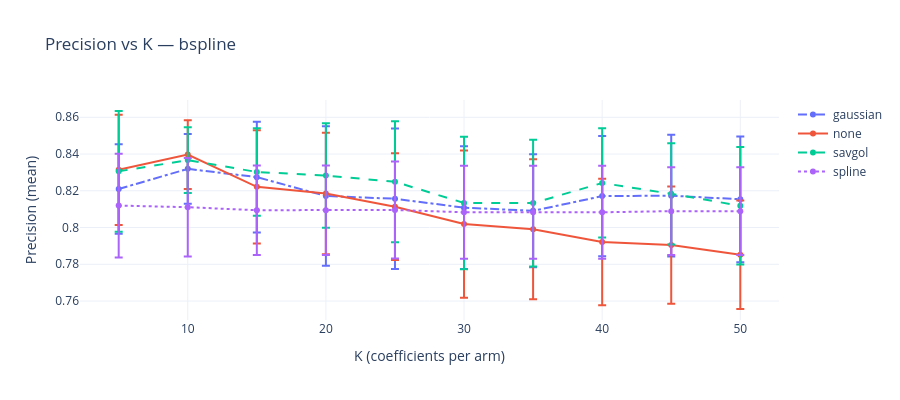
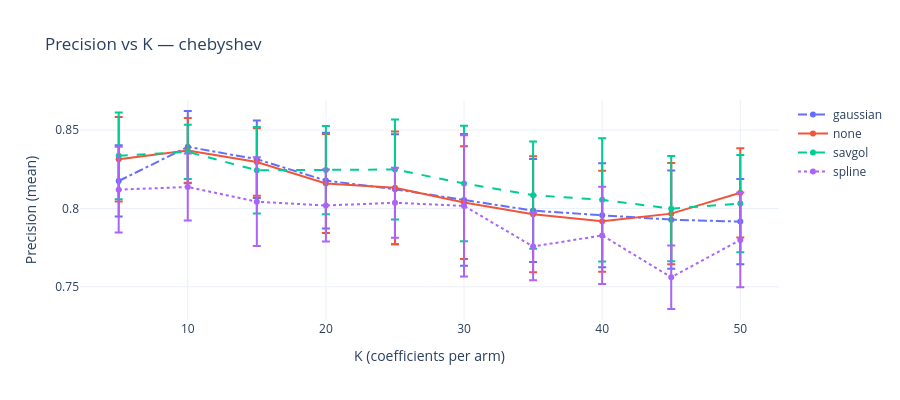

Write notebook code for charts like these, in order.
### Markdown cell above
## Precision vs K -- one panel per basis, lines by smoothing method

### Code cell
for basis in bases:
    sub = summary[summary["basis"] == basis].sort_values("n_coeffs_per_arm")
    fig = go.Figure()
    for smoothing, grp in sub.groupby("smoothing"):
        std_col = "precision_std" if "precision_std" in grp.columns else None
        fig.add_trace(go.Scatter(
            x=grp["n_coeffs_per_arm"], y=grp["precision_mean"],
            error_y=dict(type="data", array=grp[std_col].values, visible=True) if std_col else None,
            mode="lines+markers",
            name=smoothing,
            line=dict(dash=PLOT_LINESTYLES.get(smoothing, "solid")),
        ))
    fig.update_layout(
        title=f"Precision vs K — {basis}",
        xaxis_title="K (coefficients per arm)",
        yaxis_title="Precision (mean ± std)",
        height=400,
        template="plotly_white",
    )
    fig.show()

### Figure 1 — Plotly figure (JSON) as saved in the notebook; plotly's stock layout.template omitted (floating-point values rounded to 4 significant figures)
{"data": [{"error_y": {"array": [0.02431, 0.01903, 0.03013, 0.03799, 0.03817, 0.03339, 0.03075, 0.03277, 0.0331, 0.03422], "type": "data", "visible": true}, "line": {"dash": "dashdot"}, "mode": "lines+markers", "name": "gaussian", "type": "scatter", "x": [5, 10, 15, 20, 25, 30, 35, 40, 45, 50], "y": [0.821, 0.8319, 0.8274, 0.8172, 0.8157, 0.8108, 0.8091, 0.8171, 0.8173, 0.8154]}, {"error_y": {"array": [0.02999, 0.01872, 0.03084, 0.03308, 0.02904, 0.04005, 0.0381, 0.03446, 0.03188, 0.02954], "type": "data", "visible": true}, "line": {"dash": "solid"}, "mode": "lines+markers", "name": "none", "type": "scatter", "x": [5, 10, 15, 20, 25, 30, 35, 40, 45, 50], "y": [0.8314, 0.8397, 0.8222, 0.8185, 0.8114, 0.8019, 0.7991, 0.7921, 0.7905, 0.7852]}, {"error_y": {"array": [0.03282, 0.01783, 0.02378, 0.0284, 0.03292, 0.03602, 0.03445, 0.02974, 0.02758, 0.03199], "type": "data", "visible": true}, "line": {"dash": "dash"}, "mode": "lines+markers", "name": "savgol", "type": "scatter", "x": [5, 10, 15, 20, 25, 30, 35, 40, 45, 50], "y": [0.8306, 0.8367, 0.8302, 0.8283, 0.8249, 0.8134, 0.8133, 0.8243, 0.8183, 0.8119]}, {"error_y": {"array": [0.02823, 0.02676, 0.02434, 0.02434, 0.02638, 0.02527, 0.02527, 0.02527, 0.02389, 0.02389], "type": "data", "visible": true}, "line": {"dash": "dot"}, "mode": "lines+markers", "name": "spline", "type": "scatter", "x": [5, 10, 15, 20, 25, 30, 35, 40, 45, 50], "y": [0.812, 0.8111, 0.8094, 0.8094, 0.8096, 0.8083, 0.8083, 0.8083, 0.8089, 0.8089]}], "layout": {"height": 400, "title": {"text": "Precision vs K — bspline"}, "xaxis": {"title": {"text": "K (coefficients per arm)"}}, "yaxis": {"title": {"text": "Precision (mean)"}}}}

### Figure 2 — Plotly figure (JSON) as saved in the notebook; plotly's stock layout.template omitted (floating-point values rounded to 4 significant figures)
{"data": [{"error_y": {"array": [0.02274, 0.02288, 0.02475, 0.03055, 0.03509, 0.04204, 0.03289, 0.03322, 0.03134, 0.02722], "type": "data", "visible": true}, "line": {"dash": "dashdot"}, "mode": "lines+markers", "name": "gaussian", "type": "scatter", "x": [5, 10, 15, 20, 25, 30, 35, 40, 45, 50], "y": [0.8175, 0.8393, 0.8315, 0.8178, 0.8123, 0.8055, 0.7986, 0.7956, 0.7929, 0.7916]}, {"error_y": {"array": [0.02704, 0.02088, 0.02154, 0.03161, 0.03597, 0.03599, 0.03701, 0.03217, 0.03233, 0.02849], "type": "data", "visible": true}, "line": {"dash": "solid"}, "mode": "lines+markers", "name": "none", "type": "scatter", "x": [5, 10, 15, 20, 25, 30, 35, 40, 45, 50], "y": [0.8314, 0.8369, 0.8296, 0.8159, 0.8132, 0.8038, 0.7963, 0.7918, 0.7967, 0.81]}, {"error_y": {"array": [0.02768, 0.0173, 0.02758, 0.02822, 0.03187, 0.03689, 0.03429, 0.0393, 0.03366, 0.03105], "type": "data", "visible": true}, "line": {"dash": "dash"}, "mode": "lines+markers", "name": "savgol", "type": "scatter", "x": [5, 10, 15, 20, 25, 30, 35, 40, 45, 50], "y": [0.8336, 0.8362, 0.8244, 0.8245, 0.8249, 0.8159, 0.8085, 0.8055, 0.7999, 0.8031]}, {"error_y": {"array": [0.02733, 0.02138, 0.02833, 0.02296, 0.02239, 0.04515, 0.02161, 0.031, 0.02027, 0.03021], "type": "data", "visible": true}, "line": {"dash": "dot"}, "mode": "lines+markers", "name": "spline", "type": "scatter", "x": [5, 10, 15, 20, 25, 30, 35, 40, 45, 50], "y": [0.812, 0.8137, 0.8043, 0.8019, 0.8037, 0.8016, 0.7757, 0.7828, 0.7561, 0.7799]}], "layout": {"height": 400, "title": {"text": "Precision vs K — chebyshev"}, "xaxis": {"title": {"text": "K (coefficients per arm)"}}, "yaxis": {"title": {"text": "Precision (mean)"}}}}
